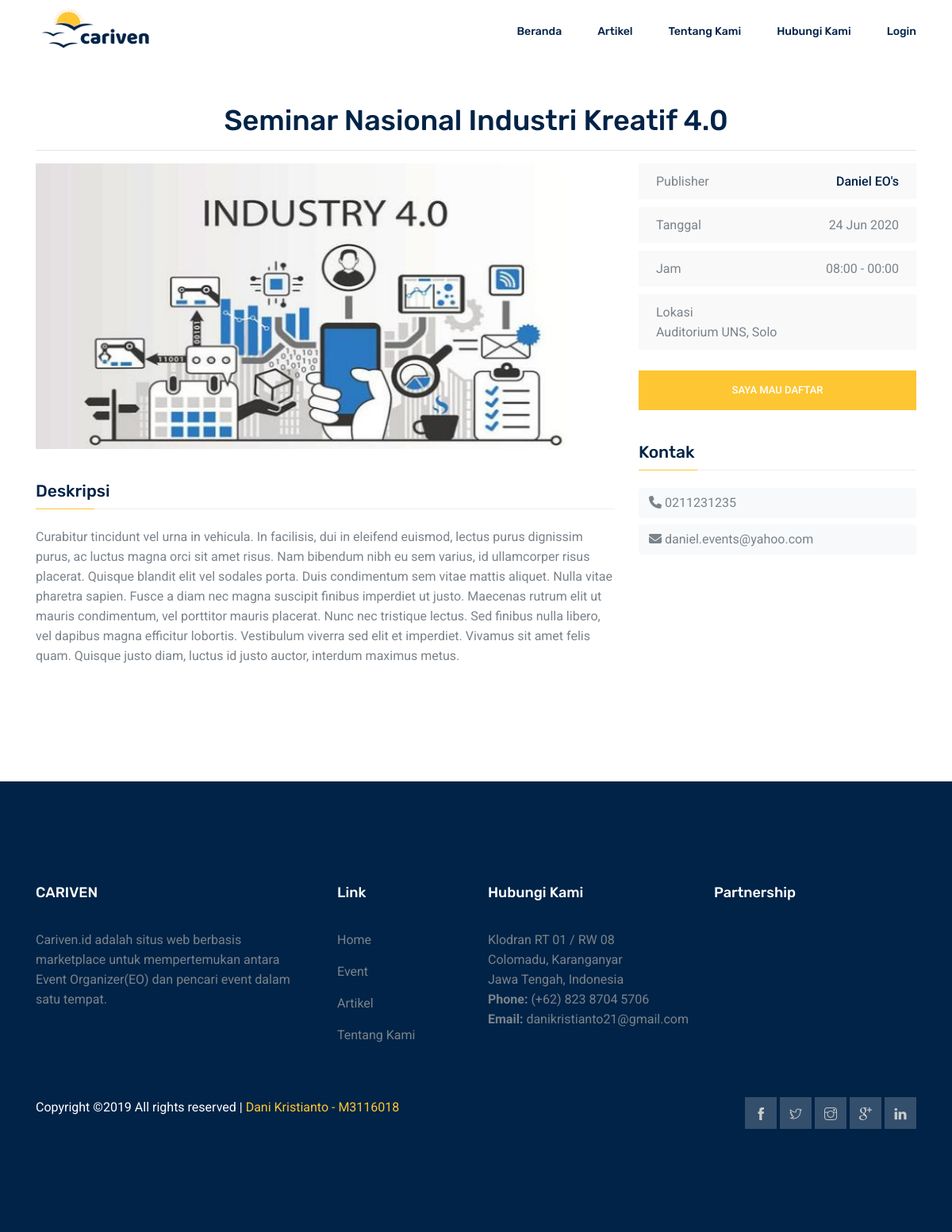
/event/v/seminar-nasional-industri-kreatif-4.0, run on the app's committed database.
### tables this page shows
CREATE TABLE `events` (
  `id` int(11) NOT NULL,
  `publisher` int(11) NOT NULL,
  `category` int(11) NOT NULL,
  `title` varchar(100) NOT NULL,
  `slug` varchar(100) NOT NULL,
  `description` text NOT NULL,
  `start_time` datetime NOT NULL,
  `end_time` datetime NOT NULL,
  `location` text NOT NULL,
  `city` int(11) NOT NULL,
  `type` tinyint(1) NOT NULL DEFAULT 0,
  `certificate` tinyint(1) NOT NULL DEFAULT 0,
  `background_certificate` varchar(30) DEFAULT 'certif-bg-default.png',
  `image` varchar(30) DEFAULT 'default-event.png',
  `status` set('draft','submitted','approved','rejected') NOT NULL DEFAULT 'draft',
  `status_description` text DEFAULT NULL,
  `total_income` int(11) DEFAULT NULL,
  `submitted_time` datetime DEFAULT NULL,
  `validated_time` datetime DEFAULT NULL,
  `validated_by` int(11) DEFAULT NULL,
  `created_at` timestamp NOT NULL DEFAULT current_timestamp(),
  `updated_at` timestamp NOT NULL DEFAULT current_timestamp() ON UPDATE current_timestamp()
);

CREATE TABLE `publishers` (
  `id` int(11) NOT NULL,
  `name` varchar(50) NOT NULL,
  `business_number` varchar(13) NOT NULL,
  `business_email` varchar(50) NOT NULL,
  `short_bio` varchar(50) NOT NULL,
  `location` varchar(160) NOT NULL,
  `image` varchar(100) NOT NULL,
  `tdup` varchar(50) NOT NULL,
  `status` set('submitted','approved','rejected','') DEFAULT NULL,
  `status_description` varchar(100) DEFAULT NULL,
  `created_at` timestamp NOT NULL DEFAULT current_timestamp(),
  `updated_at` timestamp NOT NULL DEFAULT current_timestamp() ON UPDATE current_timestamp()
);

CREATE TABLE `cities` (
  `id` int(11) NOT NULL,
  `name` varchar(50) NOT NULL
);

### application/controllers/Main.php (called while the page is built, shortened)
<?php
class Main extends CI_Controller {
    function __construct()
    {
        $models = array(
            'Visitor_model' => 'mVisitor',
            'Event_model'   => 'mEvent',
            'Booking_model' => 'mBooking',
            'Users_model'   => 'mUser',
            'Master_model'   => 'mMaster',
            'Publisher/Ticket_model'     => 'mTiket',
            'Publisher/Publishers_model' => 'mPub',
        );
        $this->load->model($models);
    }
    function eventDetail($slug)
    {
        $event      = $this->mEvent->get_by_slug($slug);
        $tiket      = $this->mEvent->getTicketByEvent($event->id);
        $registered = $this->mEvent->checkUserRegistered($event->id);
        $is_publisher = $this->mEvent->checkIsPublisher($this->session->userdata('_id'),$event->id);
        $publisher  = $this->db->get_where('publishers', ['id'=>$event->publisher])->row();
        if ($event) {
            $data = array(
                'event' => $event,
                'tikets' => $tiket,
                'isRegister' => $registered,
                'isPublisher' => $is_publisher,
                'publisher' => $publisher,
            );
            $this->load->view('event/event_read', $data);
        } else {
            $this->session->set_flashdata('message', 'Record Not Found');
            redirect(site_url('event'));
        }
    }
}

### index.php (called while the page is built, shortened)
<?php
require_once BASEPATH.'core/CodeIgniter.php';

### application/models/Event_model.php (called while the page is built, shortened)
<?php
class Event_model extends CI_Model
{
    function getTicketByEvent($id)
    {
        $this->db->where('event', $id);
        $this->db->order_by('created_at','desc');
        return $this->db->get('tickets')->result();
    }
    function get_by_slug($slug)
    {
        $this->db->select('e.*, p.name as publisher_name, ec.name as category_name, c.name as city_name')
                 ->from('events e')
                 ->join('publishers p','e.publisher = p.id')
                 ->join('event_category ec','e.category = ec.id')
                 ->join('cities c','e.city = c.id')
                 ->where('e.slug', $slug);
        return $this->db->get()->row();
    }
    function checkUserRegistered($event_id)
    {
        $ignore = array('rejected','expired');
        $this->db->where('event',$event_id)
                 ->where('user',$this->session->userdata('_id'))
                 ->where_not_in('status',$ignore);
        return false;
    }
}

### application/views/event/event_read.php (the view, shortened to what this page needs)
<?php
    $startDate = date('d M Y', strtotime($event->start_time));
    $endDate   = date('d M Y', strtotime($event->end_time));
    $startTime = date('H:i', strtotime($event->start_time));
    $endTime   = date('H:i', strtotime($event->end_time));
?>
<section class="course_details_area section_gap">
	<div class="container">
		<div class="row text-center">
			<div class="col-lg-12">
				<h1 class="mb-3"><?= $event->title; ?></h1>
				<hr>
			</div>
		</div>
		<div class="row">
			<div class="col-lg-8 course_details_left">
				<div class="main_image">
					<img src="<?= base_url('assets/images/images-event/'.$event->image) ?>" class="img-fluid"
						style="height: 360px; width: 730px">
				</div>
				<div class="content_wrapper">
					<h4 class="title">Deskripsi</h4>
					<div class="content">
						<?= $event->description ?>
					</div>
				</div>
			</div>
			<div class="col-lg-4 right-contents">
				<ul>
					<li>
						<a class="justify-content-between d-flex" href="#">
							<p>Publisher</p>
							<span class="or"><?= $event->publisher_name ?></span>
						</a>
					</li>
					<li>
						<a class="justify-content-between d-flex" href="#">
							<p>Tanggal </p>
							<span><span><?= $tanggal = ($startDate == $endDate) ? $startDate : $startDate .' - '.$endDate; ?></span></span>
						</a>
					</li>
					<li>
						<a class="justify-content-between d-flex" href="#">
							<p>Jam </p>
							<span><?= $startTime .' - '.$endTime ?></span>
						</a>
					</li>
					<li>
						<a class="justify-content-between d-flex" href="#">
							<p>
								Lokasi <br>
								<?= $event->location .', '.$event->city_name ?>
							</p>
						</a>
					</li>
				</ul>
				<?php if ($isPublisher): ?>
				<a href="#" class="primary-btn text-uppercase enroll rounded-0" data-toggle="modal"
					data-target="#tiket">Lihat Tiket</a>
				<?php else:
                if ($isRegister == TRUE): ?>
				<a href="<?= site_url('tiket-saya') ?>">
					<button class="btn btn-warning text-uppercase enroll rounded-0 text-white">
						Anda sudah terdaftar
					</button>
				</a>
				<?php else: ?>
				<a href="#" class="primary-btn text-uppercase enroll rounded-0 text-white" data-toggle="modal"
					data-target="#tiket">Saya mau daftar</a>
				<?php endif ?>
				<?php endif ?>
				<h4 class="title">Kontak</h4>
				<div class="content">
					<a class="btn btn-light btn-block text-left"><i class="fa fa-phone"></i>
						<?= $publisher->business_number ?></a>
					<a class="btn btn-light btn-block text-left"><i class="fa fa-envelope"></i>
						<?= $publisher->business_email ?></a>
				</div>
			</div>
		</div>
	</div>
</section>

### data on the page
events: title "Seminar Nasional Industri Kreatif 4.0", image (picture), description "Curabitur tincidunt vel urna in vehicula. In facilisis, dui in eleifend euismod, lectus purus dignissim purus, ac luctus magna orci sit amet risus. Nam bibendum nibh eu sem varius, id ullamcorper risus placerat. Quisque blandit elit vel sodales porta. Duis condimentum sem vitae mattis aliquet. Nulla vitae pharetra sapien. Fusce a diam nec magna suscipit finibus imperdiet ut justo. Maecenas rutrum elit ut mauris condimentum, vel porttitor mauris placerat. Nunc nec tristique lectus. Sed finibus nulla libero, vel dapibus magna efficitur lobortis. Vestibulum viverra sed elit et imperdiet. Vivamus sit amet felis quam. Quisque justo diam, luctus id justo auctor, interdum maximus metus.", publishers.name "Daniel EO's", start_time+end_time "24 Jun 2020", start_time "08:00", end_time "00:00", location "Auditorium UNS", cities.name "Solo"
publishers: business_number "0211231235", business_email "daniel.events@yahoo.com"
